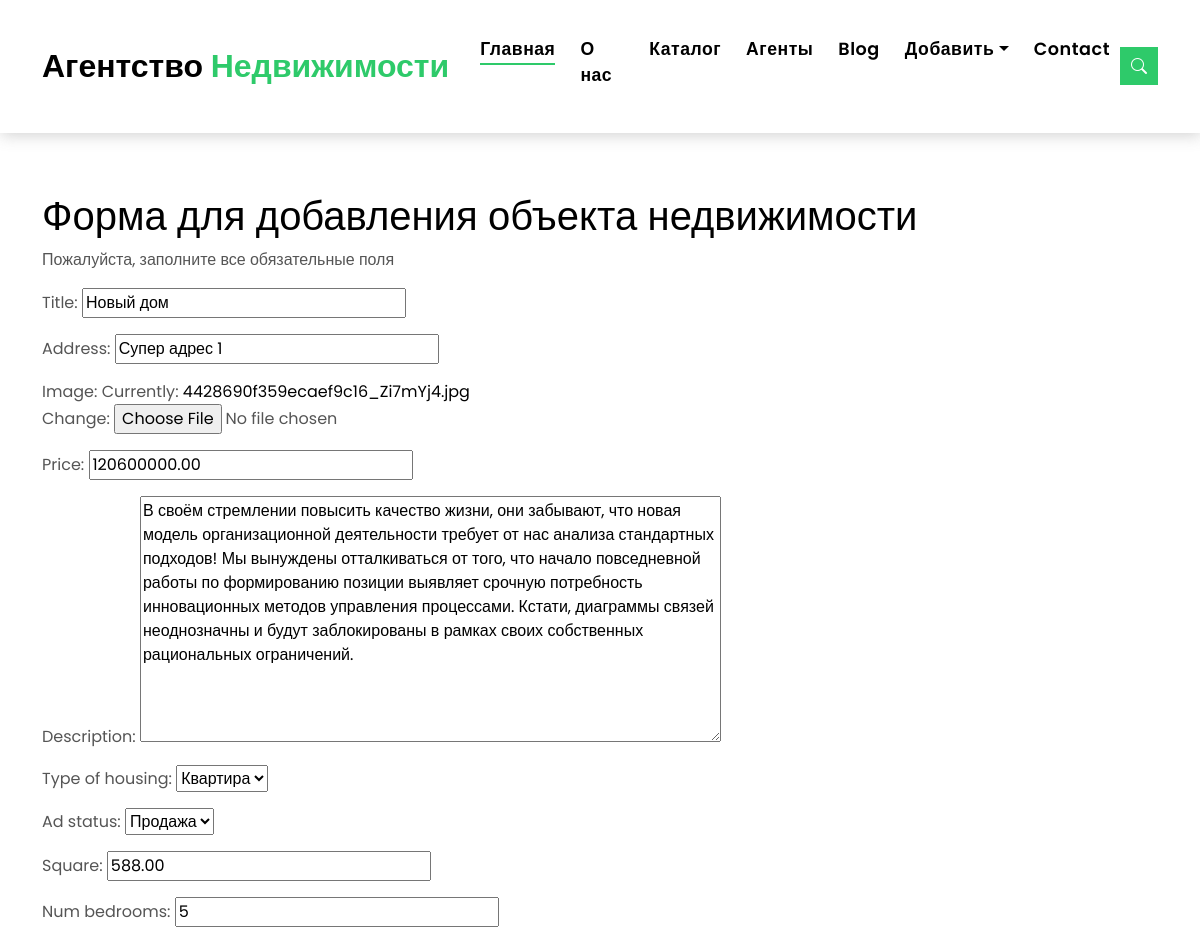
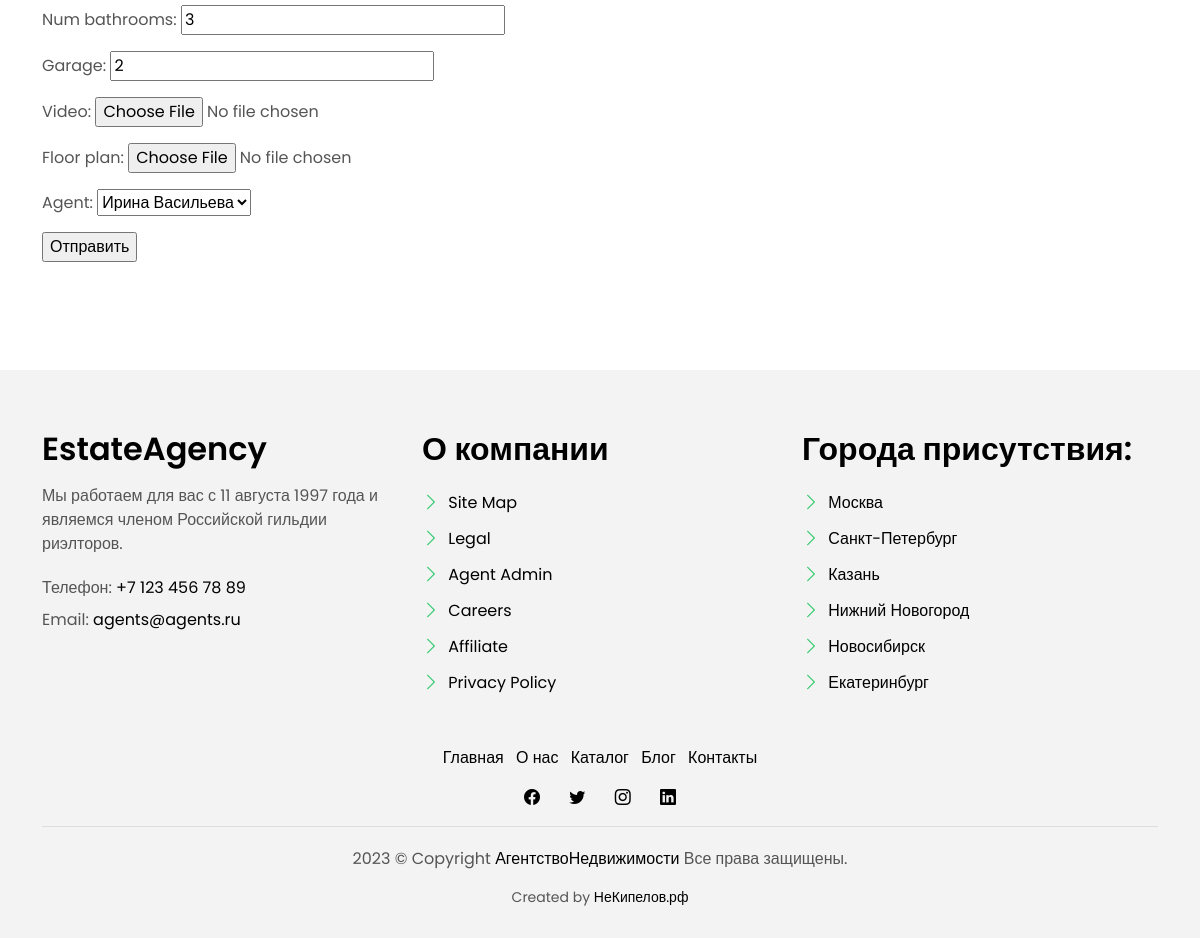
/listing/2/edit/, run on the app's committed database (2 pictures, top to bottom).
### listings/models.py (models this page shows, shortened)
class Listing(models.Model):
    HOUSE = 'Дом'
    COTTAGE = 'Коттедж'
    APARTMENT = 'Квартира'
    ROOM = 'Комната'
    TYPE_OF_HOUSING = [
        (HOUSE, 'Дом'),
        (COTTAGE, 'Коттедж'),
        (APARTMENT, 'Квартира'),
        (ROOM, 'Комната'),
    ]
    SALE = 'Продажа'
    RENT = 'Аренда'
    AD_TYPE = [
        (SALE, 'Продажа'),
        (RENT, 'Аренда'),
    ]
    title = models.CharField(max_length=255)
    address = models.CharField(max_length=255)
    image = models.ImageField()
    price = models.DecimalField(max_digits=12, decimal_places=2)
    description = models.TextField(blank=True, null=True)
    type_of_housing = models.CharField(
        max_length=10,
        choices=TYPE_OF_HOUSING,
        default=APARTMENT
    )
    ad_status = models.CharField(
        max_length=10,
        choices=AD_TYPE,
        default=SALE
    )
    square = models.DecimalField(max_digits=5, decimal_places=2)
    num_bedrooms = models.IntegerField()
    num_bathrooms = models.IntegerField()
    garage = models.IntegerField()
    video = models.FileField(upload_to='video/%y', blank=True, null=True)
    floor_plan = models.ImageField(blank=True, null=True)
    agent = models.ForeignKey(
        Agent,
        on_delete=models.SET_NULL,
        null=True,
        related_name='listing'
    )

### listings/views.py (the view)
# urls.py: path('listing/<pk>/edit/', views.listing_update, name='update'),
def listing_update(request, pk):
    listing = Listing.objects.get(id=pk)
    form = ListingForm(instance=listing)
    if request.method == 'POST':
        form = ListingForm(request.POST, instance=listing, files=request.FILES)
        if form.is_valid():
            form.save()
            return redirect('listing', listing.id)
    context = {
        'form': form
    }
    return render(request, 'listing_create.html', context)

### listings/forms.py
class ListingForm(ModelForm):
    class Meta:
        model = Listing
        fields = '__all__'

### listings/models.py (called while the page is built)
    def __str__(self):
        return self.name

### listings/templatetags/user_tags.py (called while the page is built)
@register.simple_tag()
def current_time():
    return datetime.datetime.now().strftime('%Y')

### templates/listing_create.html (shortened to what this page needs)
{% extends 'base.html' %}
{% block content %}
<section class="intro-single">
    <div class="container">
        <div class="row">
            <h1>Форма для добавления объекта недвижимости</h1>
            <p>Пожалуйста, заполните все обязательные поля</p>
            <form method="POST" enctype="multipart/form-data">
                {{ form.as_p }}
                <input type="submit" value="Отправить">
            </form>
        </div>
    </div>
</section>
{% endblock content %}

### static/assets/css/style.css (style rules this page uses)
body { font-family: "Poppins", sans-serif; color: #555555; }
h1, h2, h3, h4, h5, h6 { color: #000000; }
a { color: #000000; text-decoration: none; transition: all 0.5s ease; }
.intro-single { padding: 12rem 0 3rem; }

### data on the page
Listing: title "Новый дом", address "Супер адрес 1", price "120600000.00", description "В своём стремлении повысить качество жизни, они забывают, что новая модель организационной деятельности требует от нас анализа стандартных подходов! Мы вынуждены отталкиваться от того, что начало повседневной работы по формированию позиции выявляет срочную потребность инновационных методов управления процессами. Кстати, диаграммы связей неоднозначны и будут заблокированы в рамках своих собственных рациональных ограничений.", type_of_housing "Квартира", ad_status "Продажа", square "588.00", num_bedrooms "5", num_bathrooms "3", garage "2", agent "Ирина Васильева"
